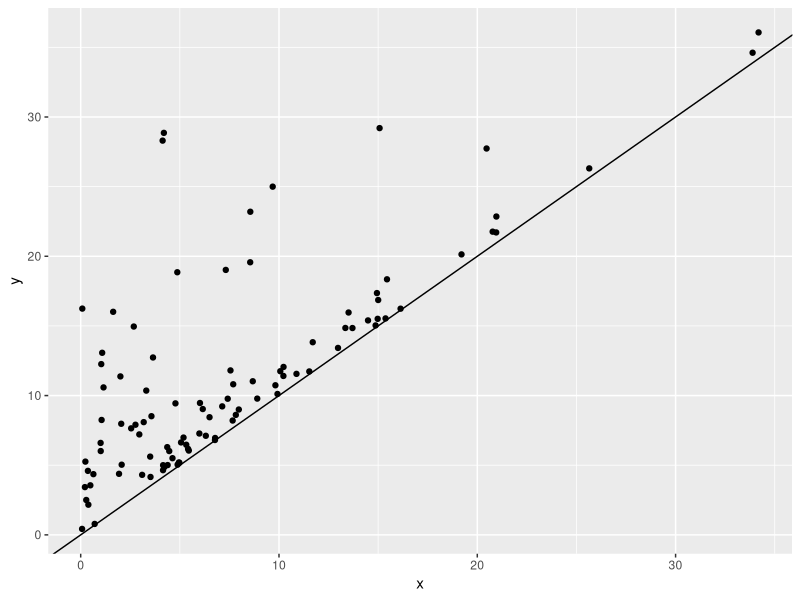
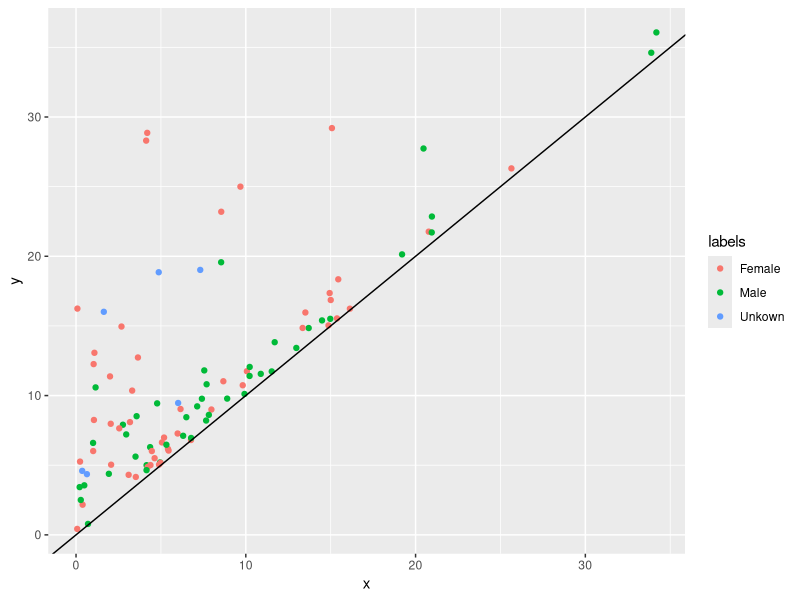
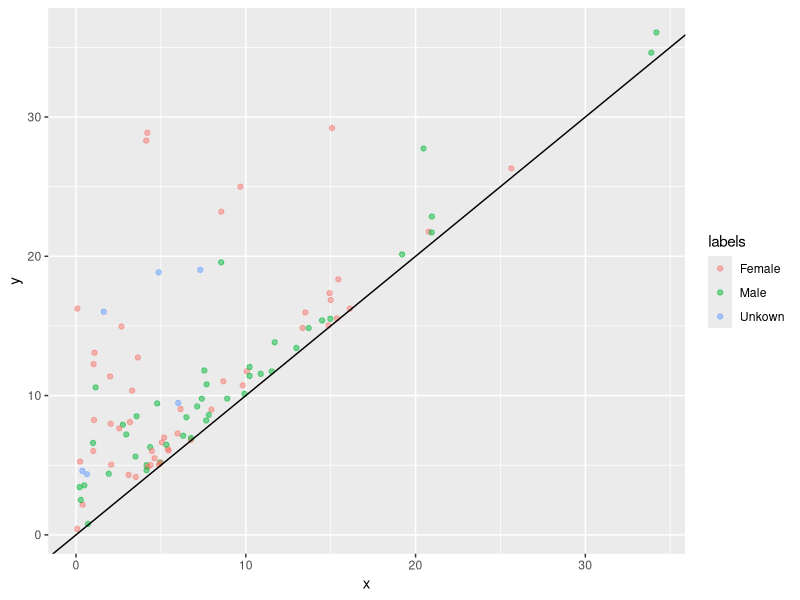
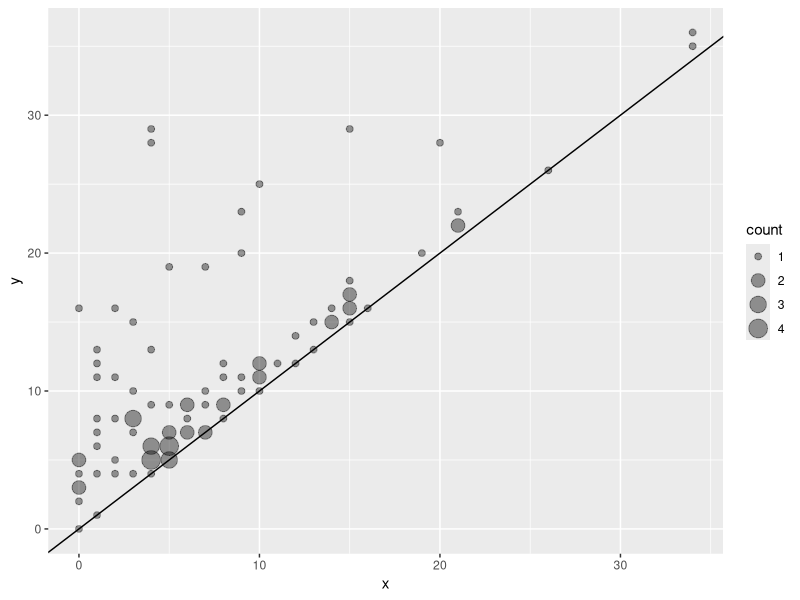
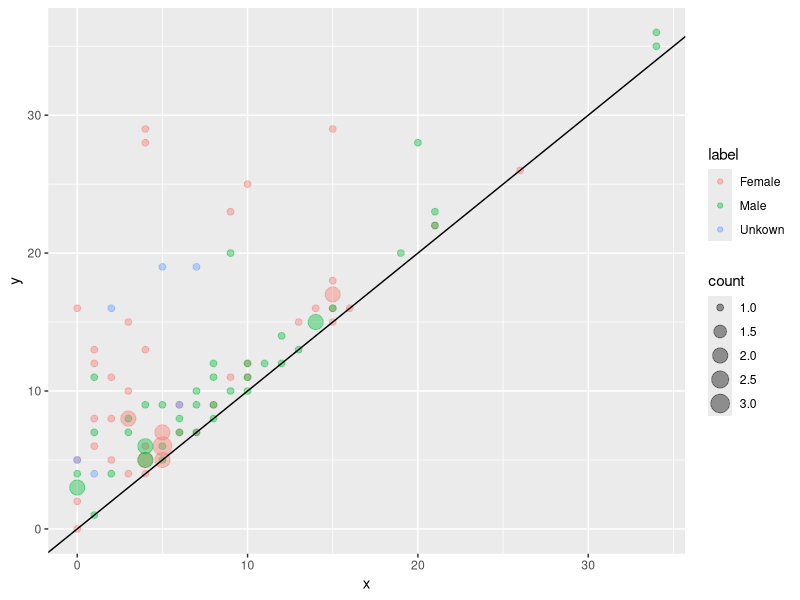
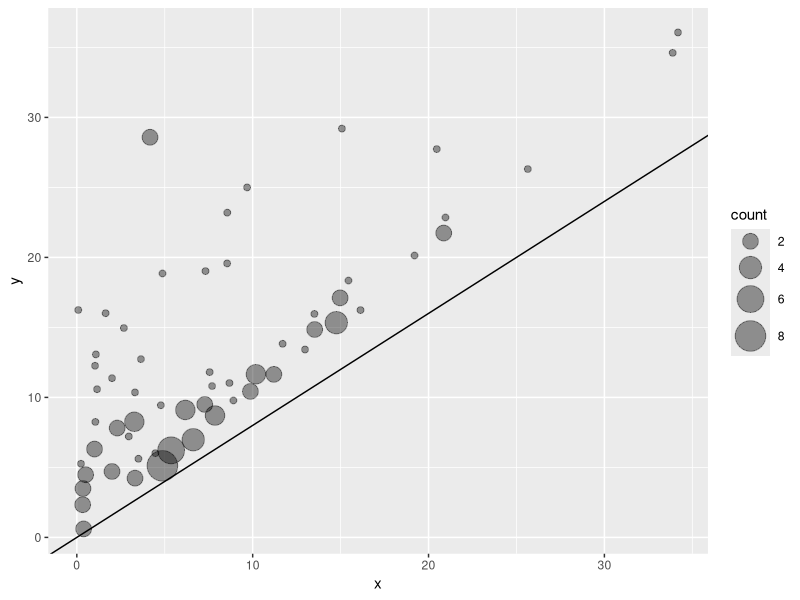
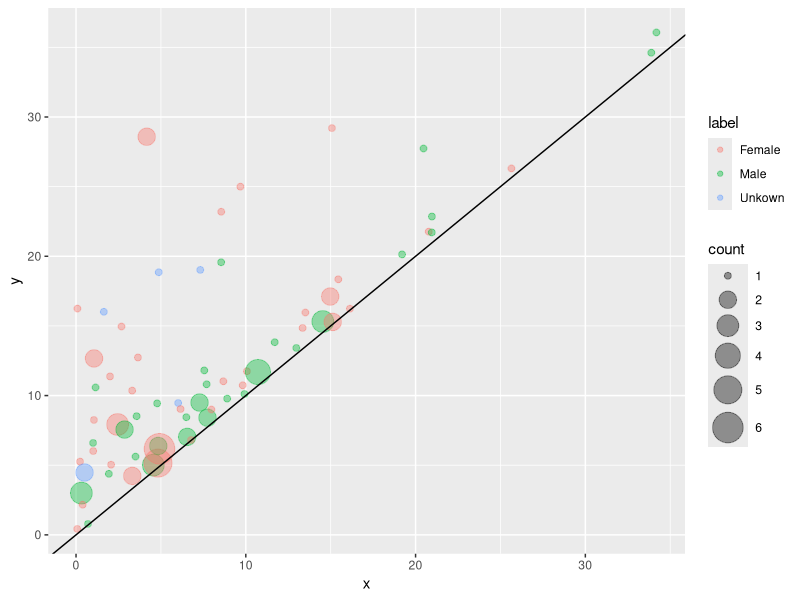

Recreate these plots in R, in order.
## ---- chunk 1
set.seed(7)
n <- 100 #Number of observations.

#Two continuous variables, x and y, with y > x.
x <- rexp(n, 1/8) 
y <- apply(rbind(rexp(n, 1/8), x), 2, max) + abs(rnorm(n, 1, 1))

#Some categorical variable; can have any number of levels.
labels <- sample(c("Male", "Female", "Unkown"), size = n, replace = TRUE, prob = c(0.49, 0.46, 0.05)) 

dataset <- data.frame(x = x, y = y, labels = labels)
head(dataset)
## ---- chunk 2
#Check for required packages/libraries:
packages <- c("ggplot2")
if (length(setdiff(packages, rownames(installed.packages()))) > 0) {
  install.packages(setdiff(packages, rownames(installed.packages())))  
}

library("ggplot2")
## ---- chunk 3
#Basic plot from ggplot2
ggplot(data = dataset) +
  geom_point(aes(x, y)) + 
  geom_abline(intercept = 0, slope = 1)
## ---- chunk 4
#Added color based on label.
ggplot(data = dataset) +
  geom_point(aes(x, y, color = labels)) + 
  geom_abline(intercept = 0, slope = 1)
## ---- chunk 5
#Added color based on label.
ggplot(data = dataset) +
  geom_point(aes(x, y, color = labels), alpha = 0.5) + 
  geom_abline(intercept = 0, slope = 1)
## ---- chunk 6
#Method for creating 2d plot with scaled points:
plot.scaled.d <- function(x, y, labels = NULL, scale_range = c(3, 7), 
                        xlab = "x", ylab = "y", main = "Scatterplot") {
  
  #Method for obtaining counts:
  xy.with.counts <- function(x, y) {
    #Round x and y vals to nearest integer.
    x <- round(x)
    y <- round(y)
    
    #Find maximum x value (used for indexing the following table).
    x.max <- max(x)
    
    #Create a table with all permutations of x and y values. 
    xytable <- expand.grid(x = seq(0, x.max, 1), y = seq(0, max(y), 1))
    
    #Create a vector of counts with the same length as table.
    count <- vector("integer", length = nrow(xytable))
    
    #Loop through each (x, y) data point.
    for(i in 1:length(x)) {
      #Find the corresponding index in the table for the (x, y) coordinate.
      index <- (x.max + 1)*(y[i]) + (x[i]) + 1 
      
      #Increment count for that coordinate.
      count[index] <- count[index] + 1
    }
    
    #Add a column to the table for the counts.
    xytable <- cbind(xytable, count = count)
    
    #Remove any coordinates that had zero counts.
    xytable <- xytable[xytable$count != 0, ]
    
    #Return the table.
    return(xytable)
  }
  
  #Create a plot for the edited data (integer coordinates with counts).
  plot <- NULL
  xytable <- NULL

  #If there are no labels, then create new table from entire data set.
  if(is.null(labels)) {
    xytable <- xy.with.counts(x, y)
    
    #Create plot.
    plot <- ggplot(data = xytable) +
      geom_count(aes(x = x, y = y, size = count), alpha = 0.4) +
      scale_size_continuous(range = c(2, max(c(6, xytable$count))))
    
  #Else if there are labels, partition the data according to these and create 
  # new table from each partition.
  } else {
    for(label in unique(labels)) {
      #Get counts table for each partition.
      #Append final table with each partition's data.
      xytable <- rbind(xytable, 
                      cbind(xy.with.counts(x[labels == label], 
                                           y[labels == label]), 
                            label = label))
    }
    
    #Create plot.
    plot <- ggplot(data = xytable) +
      geom_count(aes(x = x, y = y, size = count, color = label), alpha = 0.4) +
      scale_size_continuous(range = c(2, max(c(6, xytable$count))))
    }
  
  return(plot)
}

#Without labels.
plot <- plot.scaled.d(x, y)
plot + geom_abline(intercept = 0, slope = 1)

#With labels.
plot <- plot.scaled.d(x, y, labels)
plot + geom_abline(intercept = 0, slope = 1)
## ---- chunk 7
#Method for creating 2d plot with scaled points:
plot.scaled <- function(x, y, labels = NULL, scale_range = c(3, 7),
                          epsilon = 0.5, MAX_ITERATIONS = 50, max_size = 20,
                          xlab = "x", ylab = "y", main = "Scatterplot") {
  
  #Euclidean distance:
  d <- function(x1, y1, x2, y2) {
    return(sqrt((x1-x2)^2 + (y1-y2)^2))
  }
  
  #Method for obtaining counts:
  #Returns data frame with new x and y values, and their corresponding count.
  xy.with.counts <- function(x, y, epsilon = 0.5, MAX_ITERATIONS = 50) {
    #Number of observations.
    n <- length(x)
    
    #Create a vector of counts of length n initialized to 1.
    count <- rep(1, n)
    
    POINTS_MERGED <- TRUE
    iterations <- 0
    
    #Continue iterating until no points are merged.
    while(POINTS_MERGED && (iterations < MAX_ITERATIONS)) {
      POINTS_MERGED = FALSE
      iterations <- iterations + 1
      #Loop through each (x, y) data point.
      for(i in 1:n) {
        for(j in 1:n) {
          #If two points are within some distance, 
          # and neither point hasn't already been absorbed.
          if(i != j && d(x[i], y[i], x[j], y[j]) < epsilon 
             && count[i] > 0 && count[j] > 0) {
            x[i] <- (x[i] + x[j])/2
            y[i] <- (y[i] + y[j])/2
            count[i] <- count[i] + count[j]
            count[j] <- 0
            
            POINTS_MERGED = TRUE
          }
        }
      }
    }
    
    #Add a column to the table for the counts.
    xytable <- cbind(x, y, count = count)
    
    #Remove any coordinates that had zero counts.
    xytable <- xytable[count != 0, ]
    
    #Return the table.
    return(data.frame(xytable))
  }
  
  #Create a plot for the edited data (integer coordinates with counts).
  plot <- NULL
  xytable <- NULL
  
  #If there are no labels, then create new table from entire data set.
  if(is.null(labels)) {
    xytable <- xy.with.counts(x, y, epsilon, MAX_ITERATIONS)
    
    #Create plot.
    plot <- ggplot(data = xytable) +
      geom_count(aes(x = x, y = y, size = count), alpha = 0.4) +
      scale_size_continuous(range = c(2, max(c(10, xytable$count))))
    
  #Else if there are labels, partition the data according to these and create 
  # new table from each partition.
  } else {
    for(label in unique(labels)) {
      #Get counts table for each partition.
      #Append final table with each partition's data.
      xytable <- rbind(xytable, 
                       cbind(xy.with.counts(x[labels == label], y[labels == label], 
                                            epsilon, MAX_ITERATIONS),
                             label = label))
    }
    
    #Create plot.
    plot <- ggplot(data = xytable) +
      geom_count(aes(x = x, y = y, size = count, color = label), alpha = 0.4) +
      scale_size_continuous(range = c(2, max(c(10, xytable$count))))
  }
  
  return(plot)
}

#Without labels.
plot1 <- plot.scaled(x, y, epsilon = 0.8) + 
  geom_abline(intercept = 0, slope = 0.8)
plot1

plot2 <- plot.scaled(x, y, labels, epsilon = 1) + 
  geom_abline(intercept = 0, slope = 1)
plot2

